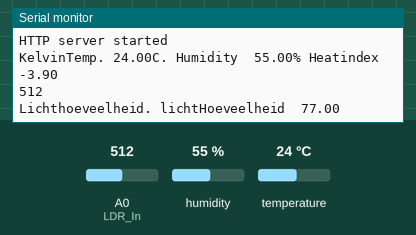
This sketch was run on a simulated ESP8266 (NodeMCU). Shown: the last lines printed to the serial monitor. Inputs (shaded band) come from the test bench; at power-on: humidity 55 %, A0 (LDR_In) = 512, temperature 24 °C. WiFi joins after 1.5 s; servers stay silent unless stated.

Above: at 6.8 s.
6.9 s: humidity set to 22 %
9.9 s: A0 (LDR_In) set to 716
At 10.5 s:
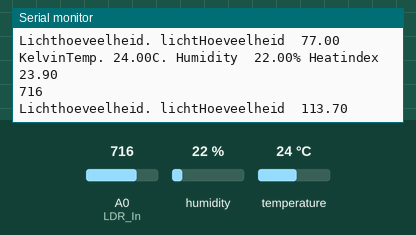
12.9 s: temperature set to 12 °C
At 14.5 s:
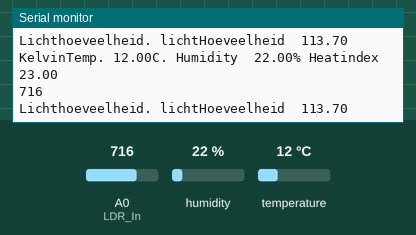
15.9 s: A0 (LDR_In) set to 900
At 18.6 s:
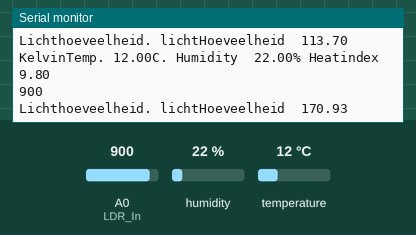
18.9 s: humidity set to 40 %
At 22.6 s:
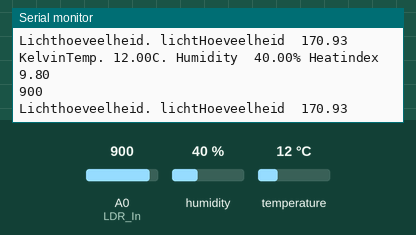
Timing chart, 0 to 22.9 s (numbered marks = the images above; inputs shaded):
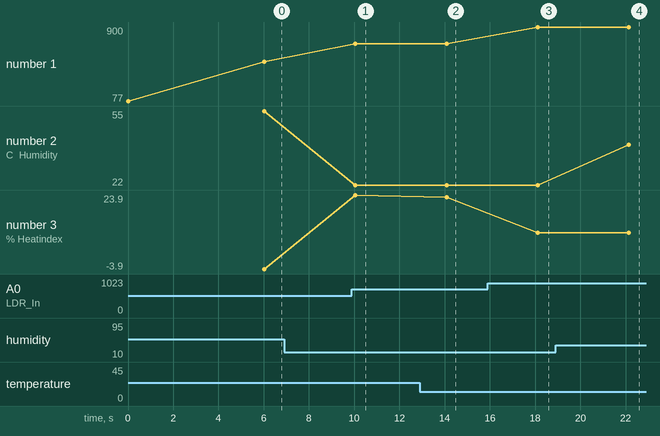

Measured:
- after the input at 9.9 s, the serial monitor: prints a new line after 0.16 s (image 1)
- after the input at 12.9 s, the serial monitor: prints a new line after 1.2 s (image 2)
- after the input at 15.9 s, the serial monitor: prints a new line after 2.2 s (image 3)
- after the input at 18.9 s, the serial monitor: prints a new line after 3.2 s (image 4)
- plotted number 1: 512 → 716 after the input at 9.9 s, 716 → 900 after the input at 15.9 s
- plotted number 2: 22 → 40 after the input at 18.9 s

The sketch:

Blink.ino
```cpp
/*
 *   Mediacollege Duurzaam huis BO
 *   Les 4
 *   Connectie met internet
 *   Webserver
 *   DHT11 temperature + humidity sensor
*/


//        initialise temperature humidity sensor DHT11
#include "DHT.h"
#include <math.h>
#define DHTTYPE DHT11       // DHT 11 sensor
uint8_t DHTPin = D7;        // DHT Sensor data input
DHT dht(DHTPin, DHTTYPE);   // Initialize DHT sensor.
float Temperature;          // temperature
float Humidity;             // humidity
float HeatIndex;            // Heatindex
float Kelvin;               // Kelvin
int LDR_In = A0;
int lichtHoeveelheid;

//      web server
#include <ESP8266WiFi.h>
#include <WiFiClient.h>
#include <ESP8266WebServer.h>
ESP8266WebServer server(80); // maak een instantie van de webserver op poort 80

// your data
String studentName = "Nick 32934"; // jouw student nummer + naam

const char* ssid = "Medialab";
const char* password = "Mediacollege2";

void readDHT11(){
  /*
   *  read the sensor
   *  sampling rate DHT11 is max. 1Hz
   *  the DHT11 is known for erroneous readings
   */
    float temperature =  round(dht.readTemperature()*10)/10; // Gets the values of the temperature
    float humidity = round(dht.readHumidity()*10)/10; // Gets the values of the humidity
    // Compute heat index in Celsius (isFahrenheit = false)
    float heatindex = round(dht.computeHeatIndex( Temperature, Humidity, false)*10)/10;

    if(isnan(temperature) || isnan(humidity) || isnan(heatindex)){
        // sensor error
        Serial.println("DHT11 sensor error");
    }
    else{
        // the DHT11 readings look ok
        Temperature = temperature;
        Humidity =  humidity ;
        HeatIndex = heatindex;
        lichtHoeveelheid = analogRead(LDR_In);
        // show in Serial Monitor
        Kelvin = Temperature + 273,15;
        Serial.print("Kelvin");
        Serial.print("Temp. ");
        Serial.print(Temperature);
        Serial.print("C. Humidity  ");
        Serial.print(humidity);
        Serial.print("% Heatindex ");
        Serial.println(heatindex);
        Serial.println(lichtHoeveelheid);
        Serial.print("Lichthoeveelheid. lichtHoeveelheid  ");

      }
 }

void wifiConnect(){
  WiFi.begin(ssid, password); // connect to wifi ssid with password
  while (WiFi.status() != WL_CONNECTED) {
      delay(1000); // wait 1 sec
      Serial.print("Connecting..");
      }
  //if connected
  Serial.print("\r\nConnected: SSID: ");
  Serial.print(ssid);
  Serial.print("    IP address: ");
  Serial.println(WiFi.localIP());

  server.begin();
  Serial.println("HTTP server started");
 }

void handleRoot() {
   server.send(200, "text/html", "<h3>Duurzaam Huis DHT11 sensor. <br> Mijn naam is: "
   +  studentName +
   "</h3><form action=\"/sensor\" method=\"GET\"><input type=\"submit\" value=\"Sensor Read\"></form>" );
   }

void handleNotFound(){
  String message = "I'm sorry, I don't know what to do\n\n";
  server.send(404, "text/plain", message);
}

void handleSensor(){
  server.send(200, "text/html", "<h3>Duurzaam Huis: "
   +  studentName + "</h3>Temperature " + String(Temperature) +
   " Celsius<br>Humidity " + String(Humidity) +  " %<br>Heatindex " + String(HeatIndex) + "%<br>lichtHoeveelheid " + String(lichtHoeveelheid) +"%<br>Kelvin " + String(Kelvin));
  }

void setup(){
  Serial.begin(115200);      //  Start de serial monitor

/*
 * Webserver functionaliteit
 *  server.on("/"
 *  server.on("/sensor"
 *  server.onNotFound
 */
  server.on("/", handleRoot);

  server.on("/sensor", handleSensor);

  server.onNotFound(handleNotFound);
}

double Thermister(int RawADC) {  //Function to perform the fancy math of the Steinhart-Hart equation
 double Temp;
 Temp = log(((10240000/RawADC) - 10000));
 Temp = 1 / (0.001129148 + (0.000234125 + (0.0000000876741 * Temp * Temp ))* Temp );
 Temp = Temp - 273.15;              // Convert Kelvin to Celsius
 Temp = (Temp * 9.0)/ 5.0 + 32.0; // Celsius to Fahrenheit - comment out this line if you need Celsius
 return Temp;
}

void loop(){
  int val;                //Create an integer variable
  double temp;            //Variable to hold a temperature value
  val=analogRead(0);      //Read the analog port 0 and store the value in val
  temp=Thermister(val);   //Runs the fancy math on the raw analog value
  Serial.println(temp);   //Print the value to the serial port
  delay(1000);
  if (WiFi.status() != WL_CONNECTED) wifiConnect();// reconnect Wifi if necessary
  server.handleClient();
  delay(3000);    //Send a request every XXX ms  DHT11 needs at least 2 seconds
  readDHT11();
}
```
